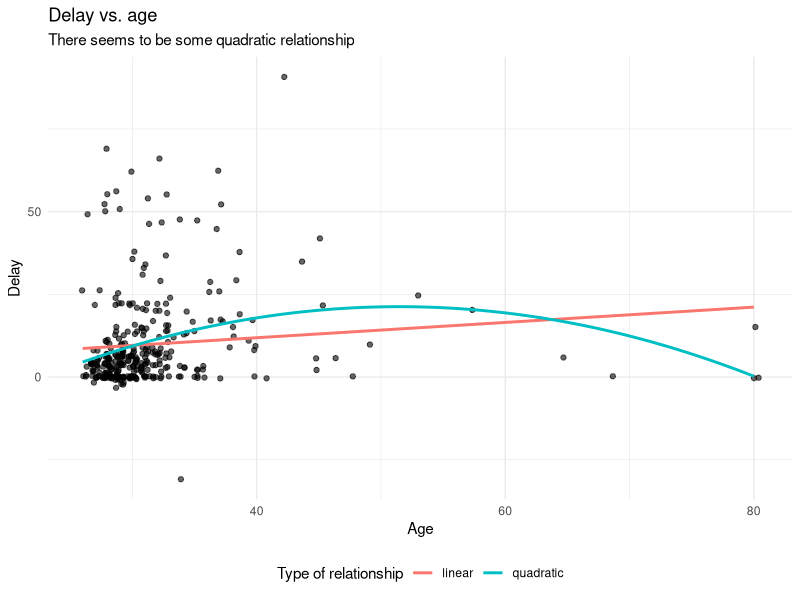

Recreate this plot in R. (Note: this script raises an error after producing the figure.)
## ---- chunk 1
library(lavaan)
library(psych) #to get some extended summary statistics
library(tidyverse) # needed for data manipulation and plotting
## ---- chunk 2
#read in data
dataPHD <- read.csv2(file="phd-delays.csv")
colnames(dataPHD) <- c("diff", "child", "sex","age","age2")
## ---- chunk 3
describe(dataPHD)
## ---- chunk 4
dataPHD %>%
  ggplot(aes(x = age,
             y = diff)) +
  geom_point(position = "jitter",
             alpha    = .6)+ #to add some random noise for plotting purposes
  theme_minimal()+
  geom_smooth(method = "lm",  # to add  the linear relationship
              aes(color = "linear"),
              se = FALSE) +
  geom_smooth(method = "lm",
              formula = y ~ x + I(x^2),# to add  the quadratic relationship
              aes(color = "quadratic"),
              se = FALSE) +
  labs(title    = "Delay vs. age",
       subtitle = "There seems to be some quadratic relationship",
       x        = "Age",
       y        = "Delay",
       color    = "Type of relationship" ) +
  theme(legend.position = "bottom")
## ---- chunk 5
model.regression <- '#the regression model
                    diff ~ age + age2

                    #show that dependent variable has variance
                    diff ~~ diff

                    #we want to have an intercept
                    diff ~ 1'
## ---- chunk 6
fit <- lavaan(model = model.regression, data = dataPHD)
summary(fit, fit.measures = TRUE, ci = TRUE, rsquare = TRUE)
## ---- chunk 7
standardizedsolution(fit)
